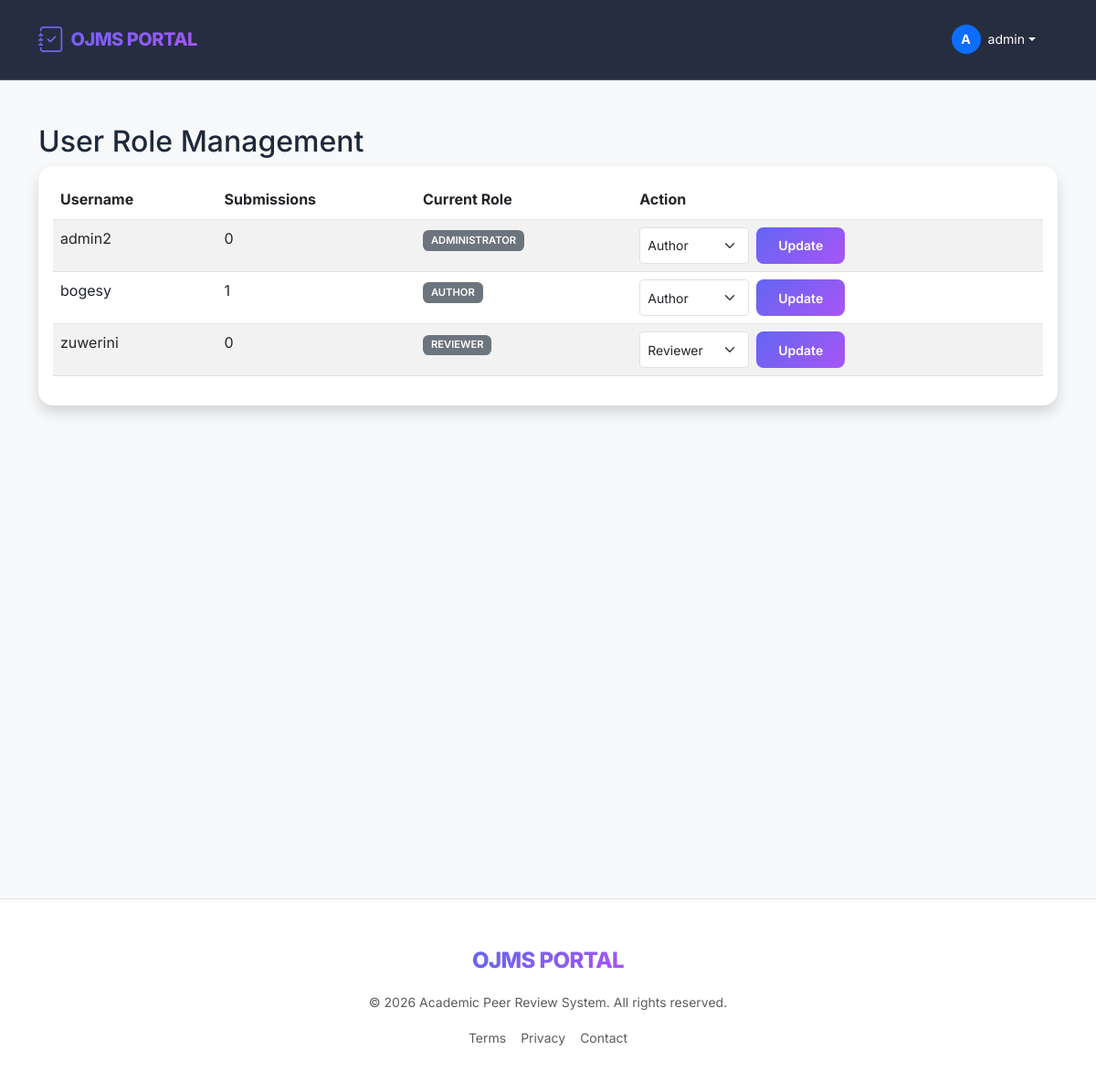
The page /manage-users/ (signed in) on the database as committed earlier.
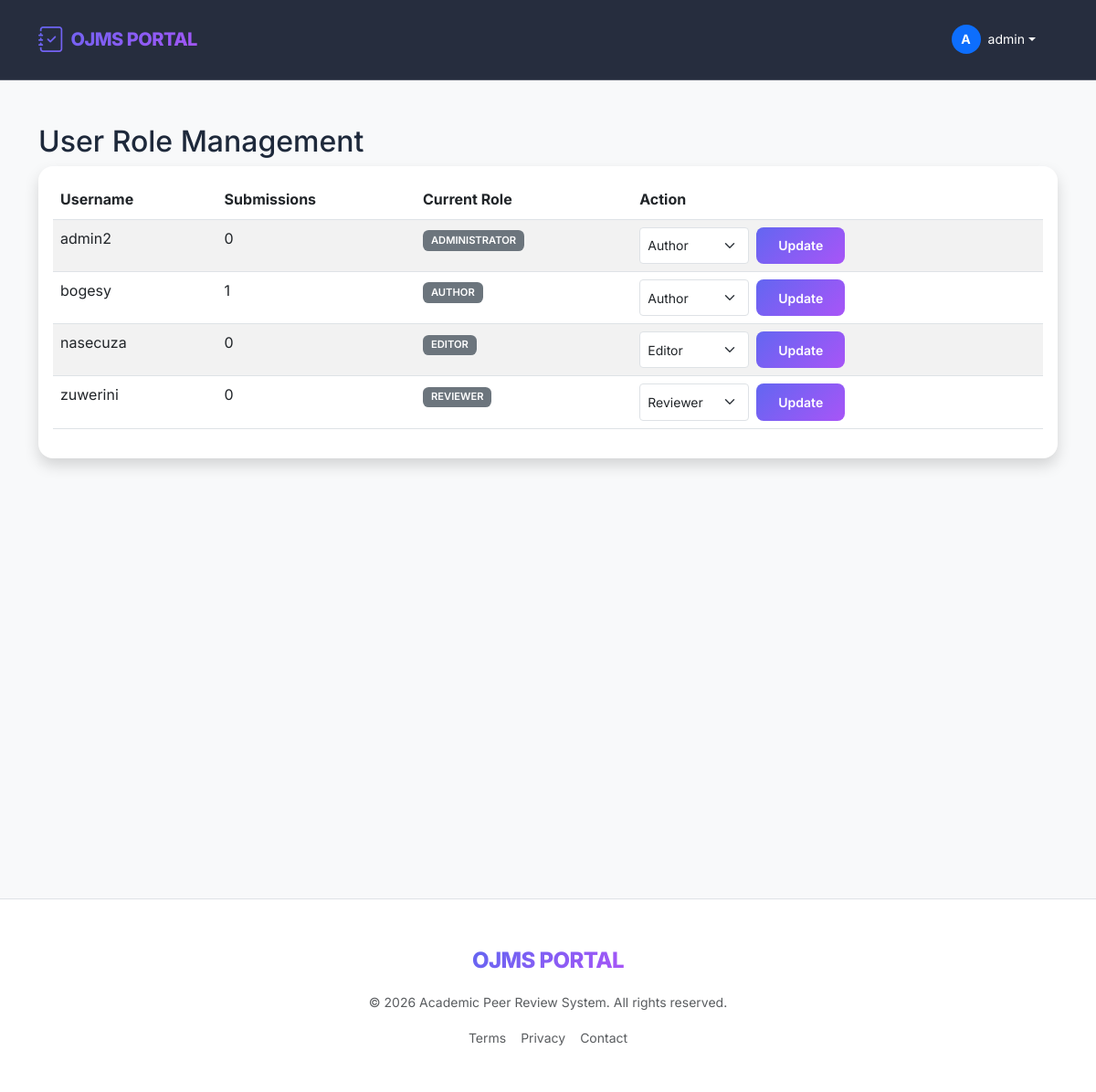
The same page on the database as committed later.
### users/models.py (models this page shows, shortened)
class CustomUser(AbstractUser):
    ADMIN = 'ADMIN'
    EDITOR = 'EDITOR'
    REVIEWER = 'REVIEWER'
    AUTHOR = 'AUTHOR'
    ROLE_CHOICES = [
        (ADMIN, 'Administrator'),
        (EDITOR, 'Editor'),
        (REVIEWER, 'Reviewer'),
        (AUTHOR, 'Author'),
    ]
    role = models.CharField(max_length=10, choices=ROLE_CHOICES, default=AUTHOR)
    institution = models.CharField(max_length=255, blank=True, null=True)
    expertise = models.CharField(max_length=255, blank=True, null=True, help_text="Comma-separated areas of expertise")

### users/views.py (the view, shortened to what this page needs)
# urls.py: path('manage-users/', manage_users, name='manage_users'),
@staff_member_required
def manage_users(request):
    users = CustomUser.objects.filter(is_superuser=False).order_by('username')
    return render(request, 'dashboards/manage_users.html', {'users': users})

### templates/dashboards/manage_users.html (shortened to what this page needs)
{% extends 'base.html' %}
{% block content %}
<h2>User Role Management</h2>
<div class="card shadow">
    <div class="card-body">
        <table class="table table-striped">
            <thead>
                <tr>
                    <th>Username</th>
                    <th>Submissions</th>
                    <th>Current Role</th>
                    <th>Action</th>
                </tr>
            </thead>
            <tbody>
                {% for u in users %}
                <tr>
                    <td>{{ u.username }}</td>
                    <td>{{ u.manuscripts.count }}</td>
                    <td><span class="badge bg-secondary">{{ u.get_role_display }}</span></td>
                    <td>
                        <form method="post" class="d-flex gap-2">
                            <select name="new_role" class="form-select form-select-sm" style="width: 120px;">
                                <option value="AUTHOR" {% if u.role == 'AUTHOR' %}selected{% endif %}>Author</option>
                                <option value="REVIEWER" {% if u.role == 'REVIEWER' %}selected{% endif %}>Reviewer</option>
                                <option value="EDITOR" {% if u.role == 'EDITOR' %}selected{% endif %}>Editor</option>
                            </select>
                            <button type="submit" class="btn btn-sm btn-primary">Update</button>
                        </form>
                    </td>
                </tr>
                {% endfor %}
            </tbody>
        </table>
    </div>
</div>
{% endblock %}

### templates/base.html (shortened to what this page needs)
<!DOCTYPE html>
<html lang="en">
<head>
    <link rel="stylesheet" href="https://cdn.jsdelivr.net/npm/bootstrap-icons@1.11.3/font/bootstrap-icons.min.css">
    <link href="https://cdn.jsdelivr.net/npm/bootstrap@5.3.0/dist/css/bootstrap.min.css" rel="stylesheet">
    {% load static %}
    <link rel="stylesheet" href="{% static 'css/main.css' %}">
</head>
<body class="bg-light">
    <nav class="navbar navbar-expand-lg navbar-dark sticky-top mb-5">
        <div class="container">
            <a class="navbar-brand d-flex align-items-center" href="{% url 'landing' %}">
                <i class="bi bi-journal-check fs-3 me-2"></i>
                <span>OJMS PORTAL</span>
            </a>
            <div class="collapse navbar-collapse" id="navbarMain">
                <div class="navbar-nav ms-auto align-items-center">
                    {% if user.is_authenticated %}
                        <div class="nav-item dropdown me-3">
                            <a class="nav-link dropdown-toggle text-white d-flex align-items-center" href="#" role="button" data-bs-toggle="dropdown">
                                <div class="bg-primary rounded-circle me-2 d-flex align-items-center justify-content-center" style="width: 32px; height: 32px;">
                                    <span class="small fw-bold">{{ user.username|first|upper }}</span>
                                </div>
                                <span class="small">{{ user.username }}</span>
                            </a>
                        </div>
                    {% else %}
                        <a href="{% url 'login' %}" class="nav-link me-2 text-white">Login</a>
                        <a href="{% url 'register' %}" class="btn btn-primary btn-sm px-4 rounded-pill shadow-sm">Sign Up</a>
                    {% endif %}
                </div>
            </div>
        </div>
    </nav>
    <main class="container fade-in min-vh-100">
        {% block content %}{% endblock %}
    </main>
    <footer class="bg-white border-top mt-5 py-5">
        <div class="container text-center">
            <div class="mb-3">
                <a class="navbar-brand text-decoration-none fs-4" href="#">OJMS PORTAL</a>
            </div>
            <p class="text-muted small">&copy; 2026 Academic Peer Review System. All rights reserved.</p>
            <div class="d-flex justify-content-center gap-3">
                <a href="#" class="text-decoration-none text-muted small">Terms</a>
                <a href="#" class="text-decoration-none text-muted small">Privacy</a>
                <a href="#" class="text-decoration-none text-muted small">Contact</a>
            </div>
        </div>
    </footer>
</body>
</html>

### static/css/main.css (style rules this page uses)
:root { --primary-gradient: linear-gradient(135deg, #6366f1 0%, #a855f7 100%); --secondary-gradient: linear-gradient(135deg, #3b82f6 0%, #2dd4bf 100%); --card-shadow: 0 10px 15px -3px rgba(0, 0, 0, 0.1), 0 4px 6px -2px rgba(0, 0, 0, 0.05); --glass-bg: rgba(255, 255, 255, 0.8); --glass-border: rgba(255, 255, 255, 0.2); }
body { font-family: 'Inter', system-ui, -apple-system, sans-serif; background-color: #f8fafc; color: #1e293b; line-height: 1.6; }
.navbar { background: rgba(15, 23, 42, 0.9) !important; backdrop-filter: blur(10px); border-bottom: 1px solid var(--glass-border); padding: 1rem 0; }
.navbar-brand { font-weight: 800; letter-spacing: -0.025em; background: var(--primary-gradient); -webkit-background-clip: text; background-clip: text; -webkit-text-fill-color: transparent; }
.card { border: none; border-radius: 1rem; box-shadow: var(--card-shadow); transition: transform 0.2s ease, box-shadow 0.2s ease; }
.btn-primary { background: var(--primary-gradient); border: none; font-weight: 600; padding: 0.6rem 1.5rem; border-radius: 0.5rem; }
.badge { padding: 0.5em 0.8em; border-radius: 0.4rem; font-weight: 600; text-transform: uppercase; font-size: 0.7rem; }
.fade-in { animation: fadeIn 0.8s ease-out; }

Rows that differ between the two databases and show on the page:
added CustomUser: username "nasecuza", manuscripts.count "0", role "EDITOR", new_role "Editor"
